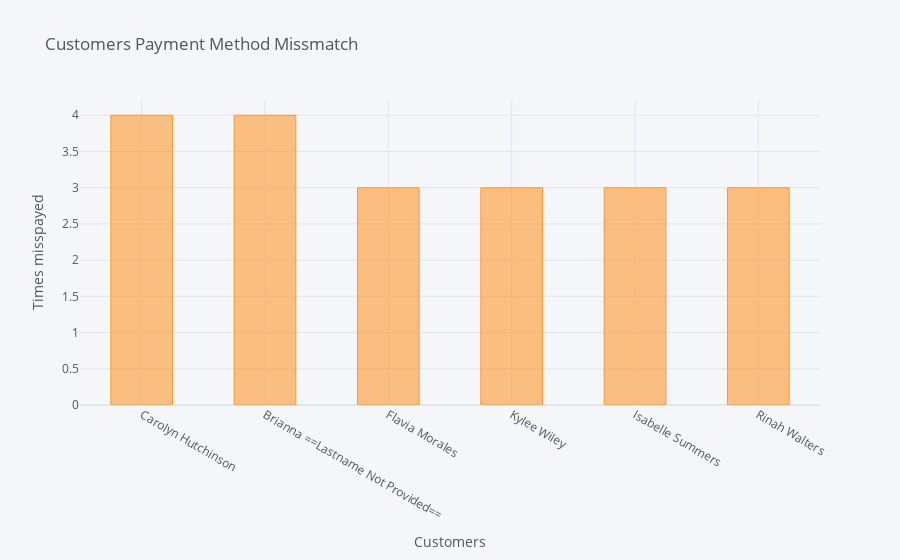

The notebook cell saved with this chart:
### Code cell
cust_misspay['payment_mismatches'].iplot(kind='bar',
                                         bargap=0.5,
                                         xTitle='Customers',
                                         yTitle='Times misspayed',
                                         title='Customers Payment Method Missmatch')

### Figure 1 — Plotly figure (JSON) as saved in the notebook; plotly's stock layout.template omitted (floating-point values rounded to 4 significant figures)
{"data": [{"marker": {"color": "rgba(255, 153, 51, 0.6)", "line": {"color": "rgba(255, 153, 51, 1.0)", "width": 1}}, "name": "payment_mismatches", "orientation": "v", "text": "", "type": "bar", "x": ["Carolyn Hutchinson", "Brianna ==Lastname Not Provided==", "Flavia Morales", "Kylee Wiley", "Isabelle Summers", "Rinah Walters"], "y": [4, 4, 3, 3, 3, 3]}], "layout": {"bargap": 0.5, "legend": {"bgcolor": "#F5F6F9", "font": {"color": "#4D5663"}}, "paper_bgcolor": "#F5F6F9", "plot_bgcolor": "#F5F6F9", "title": {"font": {"color": "#4D5663"}, "text": "Customers Payment Method Missmatch"}, "xaxis": {"gridcolor": "#E1E5ED", "showgrid": true, "tickfont": {"color": "#4D5663"}, "title": {"font": {"color": "#4D5663"}, "text": "Customers"}, "zerolinecolor": "#E1E5ED"}, "yaxis": {"gridcolor": "#E1E5ED", "showgrid": true, "tickfont": {"color": "#4D5663"}, "title": {"font": {"color": "#4D5663"}, "text": "Times misspayed"}, "zerolinecolor": "#E1E5ED"}}}
